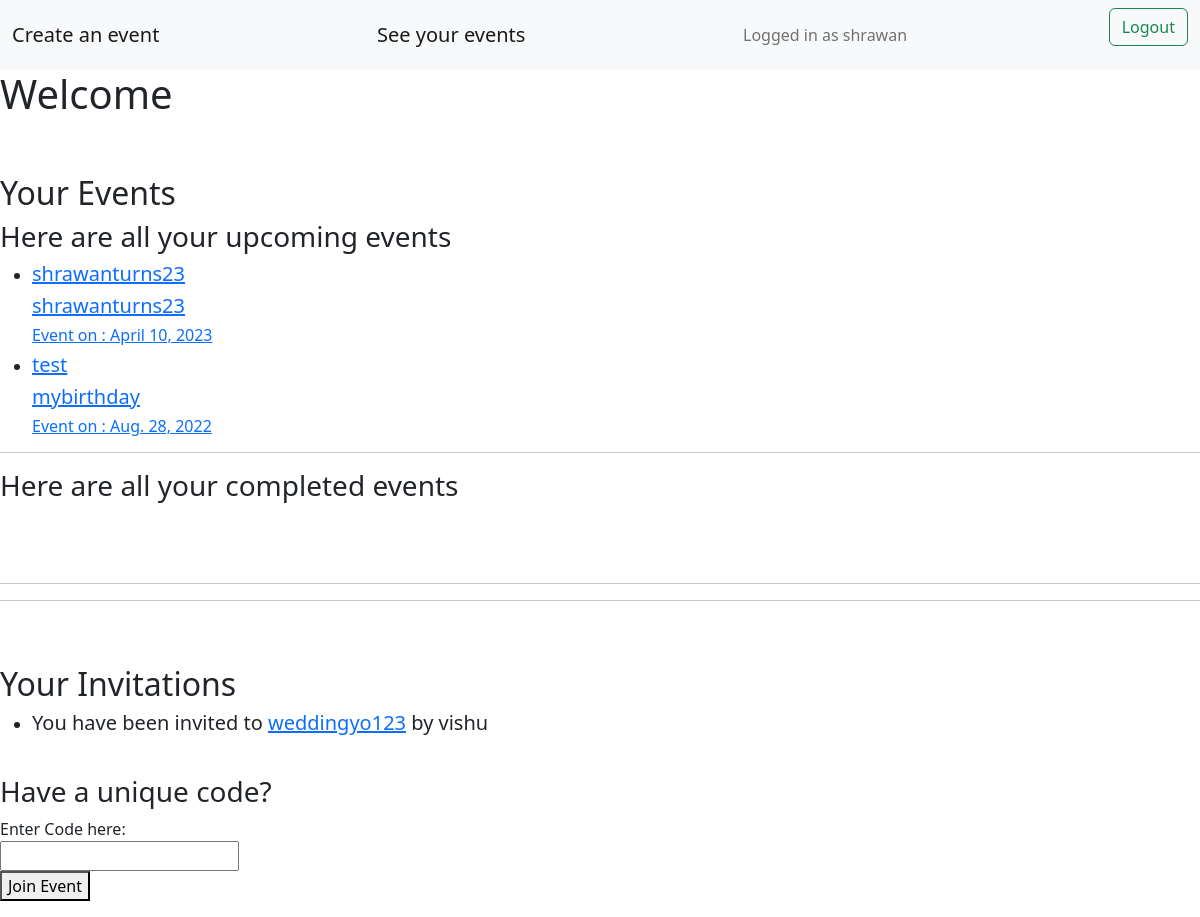
Page /allactions/ (signed in) on the earlier database version.
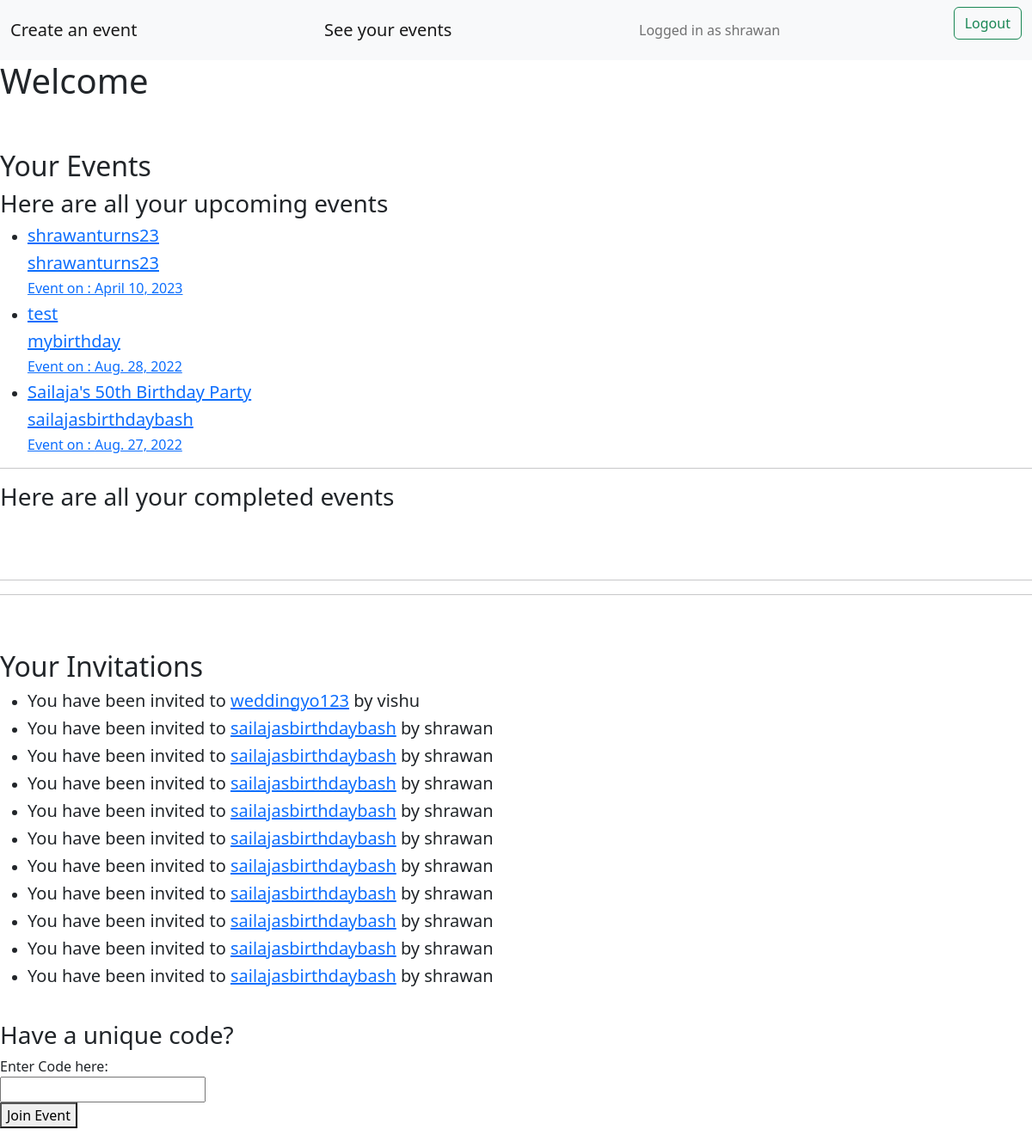
Same page on the later database version.
### accounts/models.py (models this page shows, shortened)
class Account(AbstractBaseUser):
    email = models.EmailField(verbose_name="email",max_length=60,unique=True)
    username = models.CharField(max_length=30,unique=True)
    date_joined = models.DateTimeField(verbose_name="date joined",auto_now_add=True)
    last_login = models.DateTimeField(verbose_name="last login",auto_now=True)
    is_admin = models.BooleanField(default=False)
    is_active = models.BooleanField(default=True)
    is_staff = models.BooleanField(default=False)
    is_superuser = models.BooleanField(default=False)
    profile_image = models.ImageField(max_length=255,upload_to = get_profile_image_filepath, null = True, blank = True)
    hide_email = models.BooleanField(default=True)
    phone_number = PhoneNumberField(unique=True)
    USERNAME_FIELD = 'email'
    REQUIRED_FIELDS = ['username','phone_number']
    objects = MyAccountManager()
    def __str__(self):
        return self.username

### events/models.py (models this page shows, shortened)
class Event(models.Model):
    title = models.CharField(max_length=200)
    eventcode = models.CharField(max_length=50,primary_key=True)
    description = RichTextField(blank=True)
    eventtype = models.CharField(max_length=200)
    created = models.DateTimeField(auto_now_add=True)
    location = models.CharField(max_length=200)
    contactperson = models.CharField(max_length=200)
    contactpersonphone = PhoneNumberField()
    user = models.ForeignKey(Account,on_delete=models.CASCADE)
    mark_event_as_completed = models.BooleanField(default=False)
    image = models.ImageField(upload_to='events/images/',blank=True)
    invitation_email_subject = models.CharField(max_length=200, blank=True)
    invitation_email_content = RichTextField(blank=True)
    invitation_whatsapp_content = models.TextField(blank=True,null=True)
    invitation_image = models.ImageField(upload_to='events/images/',blank=True,null = True)
    eventstartdate = models.DateField()
    eventenddate = models.DateField()
    event_start_time = models.TimeField(default=datetime.time(00, 00))
    event_end_time = models.TimeField(blank = True,null=True)
    information_on_schedule = models.TextField(blank=True,null = True)
    event_venue_iframe = models.TextField(blank = True,null=True)
    event_venue_photo = models.ImageField(upload_to='events/images/',blank=True,null=True)
    eventrange = models.PositiveSmallIntegerField(default = 1)
    information_on_venue = models.TextField(blank=True,null = True)
    rsvp_option = models.BooleanField(default=True)
    scheduling_option = models.BooleanField(default=True)
    gallery_option = models.BooleanField(default=True)
    wishes_option = models.BooleanField(default=True)
    rsvp_code = models.CharField(max_length=7,blank=True)
    theme = models.CharField(max_length=50, choices=THEME_CHOICES, default='default-theme.css')
    def __str__(self):
        return self.eventcode

### invites/models.py (models this page shows, shortened)
class Invitation(models.Model):
    user = models.ForeignKey(Account,on_delete=models.CASCADE,related_name="invitee")
    eventcode = models.ForeignKey(Event,on_delete=models.CASCADE)
    invitation_from = models.ForeignKey(Account,on_delete=models.CASCADE,related_name="invitation_from")
    rsvp_done = models.BooleanField(default=False)
    rsvp_reject = models.BooleanField(default=False)
    remarks = models.CharField(max_length=300,blank=True)
    guest_count = models.DecimalField(max_digits=1, decimal_places=0,default = 1)
    name_for_invitation_without_registering = models.CharField(max_length=100,null=True,blank=True)
    email_for_invitation_without_registering = models.EmailField(null=True,blank=True)
    phone_for_invitation_without_registering = models.CharField(max_length=11,null=True,blank=True)

### invites/views.py (the view)
# urls.py: path('allactions/',views.allactions,name='allactions'),
@login_required
def allactions(request):
    check_existing_invites(request)
    check_existing_invites2(request)
    events = Event.objects.filter(user = request.user, mark_event_as_completed=False)
    completed_events = Event.objects.filter(user = request.user, mark_event_as_completed=True).order_by('-eventstartdate')
    invitations = Invitation.objects.filter(user = request.user)
    return render(request,'invites/allactions.html',{'events':events,'completed_events':completed_events,'my_invitations':invitations})

### invites/views.py (called while the page is built)
def check_existing_invites2(request):
    invitations = Invitation.objects.filter(rsvp_done = False)
    for invite in invitations:
        invite_receiver  = invite.user
        invitee_obj = Invitee.objects.filter(invitee_phone = invite_receiver.phone_number,eventcode = invite.eventcode)
        if len(invitee_obj) > 0:
            invitee_obj = invitee_obj[0]
            invite.rsvp_done = invitee_obj.invitee_rsvp
            invite.rsvp_reject = invitee_obj.invitee_rsvp_reject
            if invitee_obj.invitee_rsvp:
                if invitee_obj.invitee_guest_count <= 2:
                    invite.guest_count = invitee_obj.invitee_guest_count
        invite.save()

### invites/templates/invites/allactions.html (shortened to what this page needs)
{% extends 'invites/base.html' %}
{% block content %}
<h1>Welcome</h1>
<h2>Your Events</h2>
<h3>Here are all your upcoming events</h3>
<ul>
    {% for event in events %}
    <li>
        <a href = "{% url 'viewevent' event.eventcode %}">
        <h5>{{ event.title }}</h5>
        <h5>{{ event.eventcode }}</h5>
        <h6>Event on : {{ event.eventstartdate }}</h6>
        </a>
    </li>
    {% endfor %}
</ul>
<hr>
<h3>Here are all your completed events</h3>
<br><br><hr><hr><br><br>
<h2>Your Invitations</h2>
<ul>
    {% for invitation in my_invitations %}
    <li>
        <h5>You have been invited to <a href ="{% url 'events:eventhomepage' invitation.eventcode %}">{{ invitation.eventcode }}</a> by {{ invitation.invitation_from }}</h5>
    </li>
    {% endfor %}
</ul>
<h3>Have a unique code?</h3>
<form method="POST" action="{% url 'joinevent'%}">
    <label>Enter Code here:</label><br>
    <input type="text" name="rsvp_code"><br>
    <button type="submit">Join Event</button>
</form>
{% endblock %}

### invites/templates/invites/base.html (shortened to what this page needs)
<link href="https://cdn.jsdelivr.net/npm/bootstrap@5.2.0/dist/css/bootstrap.min.css" rel="stylesheet">
{% if user.is_authenticated %}
    <nav class="navbar bg-light">
        <div class="container-fluid">
            <a class="navbar-brand" href = "{% url 'createevent' %}">Create an event</a>
            <a class="navbar-brand" href = "{% url 'allactions' %}">See your events</a>
            <span class="navbar-text">
                Logged in as {{ user.username }}
            </span>
            <form method="POST" action = "{% url 'logoutuser' %}">
                <button class="btn btn-outline-success" type="submit">Logout</button>
            </form>
        </div>
    </nav>
{% endif %}
{% block content%}{% endblock %}

Differences in the rows shown:
added Event: title "Sailaja's 50th Birthday Party", eventcode "sailajasbirthdaybash", eventstartdate "Aug. 27, 2022"
added Invitation: eventcode "sailajasbirthdaybash", invitation_from "shrawan"
added Invitation: eventcode "sailajasbirthdaybash", invitation_from "shrawan"
added Invitation: eventcode "sailajasbirthdaybash", invitation_from "shrawan"
added Invitation: eventcode "sailajasbirthdaybash", invitation_from "shrawan"
added Invitation: eventcode "sailajasbirthdaybash", invitation_from "shrawan"
added Invitation: eventcode "sailajasbirthdaybash", invitation_from "shrawan"
added Invitation: eventcode "sailajasbirthdaybash", invitation_from "shrawan"
added Invitation: eventcode "sailajasbirthdaybash", invitation_from "shrawan"
added Invitation: eventcode "sailajasbirthdaybash", invitation_from "shrawan"
added Invitation: eventcode "sailajasbirthdaybash", invitation_from "shrawan"
